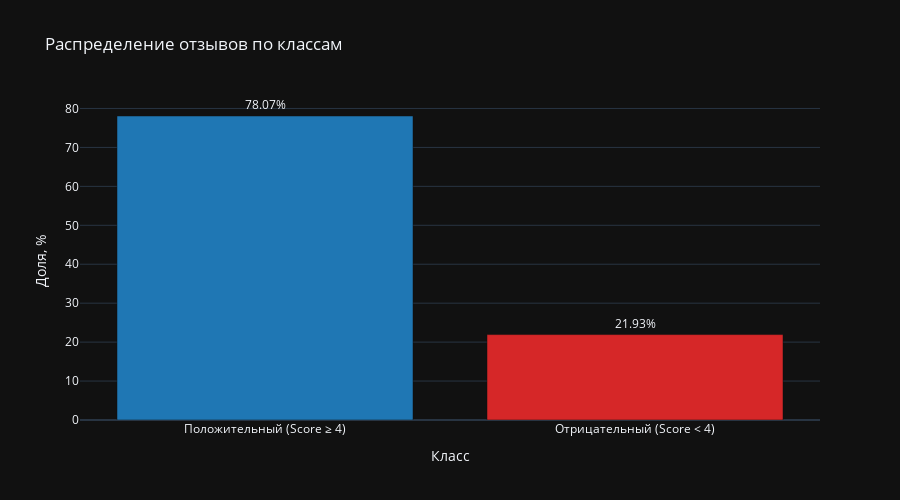

The cell this chart's notebook holds for it:
### Code cell
positive_count = (df["Score"] >= 4).sum()
negative_count = (df["Score"] < 4).sum()
total = df.shape[0]

gr_data = pd.DataFrame({
    "Класс": ["Положительный (Score ≥ 4)", "Отрицательный (Score < 4)"],
    "Количество": [positive_count, negative_count]
})
gr_data["Доля, %"] = gr_data["Количество"] / total * 100

fig = px.bar(
    gr_data,
    x='Класс',
    y='Доля, %',
    title='Распределение отзывов по классам',
    color='Класс',
    color_discrete_map={
        'Положительный (Score ≥ 4)': '#1f77b4',
        'Отрицательный (Score < 4)': '#d62728'
    },
    text='Доля, %'
)
fig.update_traces(texttemplate='%{text:.2f}%', textposition='outside')
fig.update_layout(showlegend=False, height=500)
fig.show()

display(Markdown(f"""
#### Разделения классов
Разделим на 2 класса:
- **Положительный ($Score \\ge 4$)**: {positive_count} из {total} (**{positive_count / total:.2%}**)
- **Отрицательный ($Score < 4$)**: {negative_count} из {total} (**{negative_count / total:.2%}**)
"""))

### Figure 1 — Plotly figure (JSON) as saved in the notebook; plotly's stock layout.template omitted (floating-point values rounded to 4 significant figures)
{"data": [{"hovertemplate": "Класс=%{x}<br>Доля, %=%{text}<extra></extra>", "legendgroup": "Положительный (Score ≥ 4)", "marker": {"color": "#1f77b4", "pattern": {"shape": ""}}, "name": "Положительный (Score ≥ 4)", "orientation": "v", "showlegend": true, "text": [78.07], "textposition": "outside", "x": ["Положительный (Score ≥ 4)"], "xaxis": "x", "y": [78.07], "yaxis": "y", "type": "bar", "texttemplate": "%{text:.2f}%"}, {"hovertemplate": "Класс=%{x}<br>Доля, %=%{text}<extra></extra>", "legendgroup": "Отрицательный (Score < 4)", "marker": {"color": "#d62728", "pattern": {"shape": ""}}, "name": "Отрицательный (Score < 4)", "orientation": "v", "showlegend": true, "text": [21.93], "textposition": "outside", "x": ["Отрицательный (Score < 4)"], "xaxis": "x", "y": [21.93], "yaxis": "y", "type": "bar", "texttemplate": "%{text:.2f}%"}], "layout": {"xaxis": {"anchor": "y", "domain": [0, 1], "title": {"text": "Класс"}, "categoryorder": "array", "categoryarray": ["Положительный (Score ≥ 4)", "Отрицательный (Score < 4)"]}, "yaxis": {"anchor": "x", "domain": [0, 1], "title": {"text": "Доля, %"}}, "legend": {"title": {"text": "Класс"}, "tracegroupgap": 0}, "title": {"text": "Распределение отзывов по классам"}, "barmode": "relative", "showlegend": false, "height": 500}}
